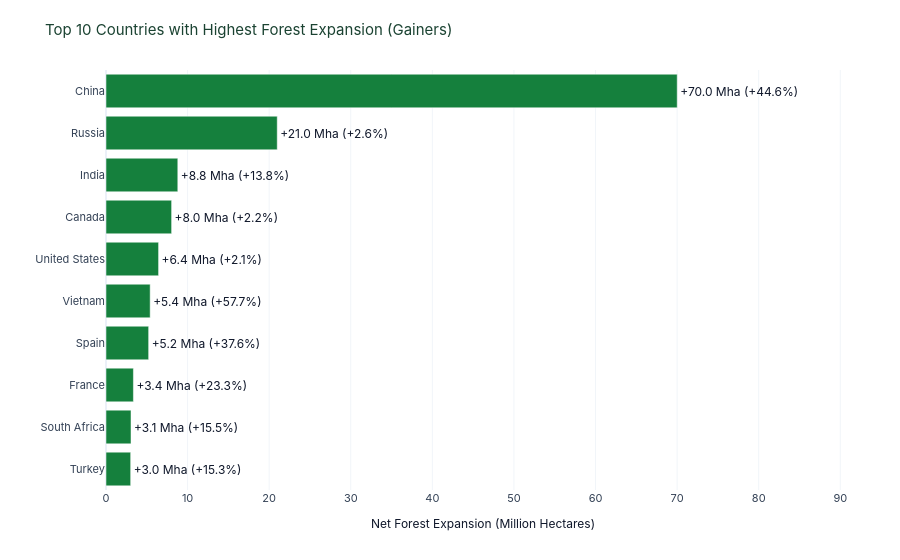

The code cell stored with this chart in its notebook:
### Markdown cell above
### 1. Forest Recovery: Top 10 Net Forest Gaining Countries (1990–2025)
Which countries have added the largest areas of forest through afforestation, reforestation, and natural forest regeneration?

### Code cell
fig_top_gain = create_top_countries_bar(df_hotspots, top_n=10, ascending=False)
fig_top_gain.show()

### Figure 1 — Plotly figure (JSON) as saved in the notebook; plotly's stock layout.template omitted (floating-point values rounded to 4 significant figures)
{"data": [{"customdata": [["Asia", "Logging"], ["Africa", "Logging"], ["Europe", "Logging"], ["Europe", "Logging"], ["Asia", "Logging"], ["North America", "Logging"], ["North America", "Wildfire"], ["Asia", "Shifting cultivation"], ["Europe", "Wildfire"], ["Asia", "Logging"]], "hovertemplate": "<b>%{y}</b> (%{customdata[0]})<br>Net Change: %{x:+.2f} Mha<br>Primary Driver: %{customdata[1]}<extra></extra>", "marker": {"color": ["#15803d", "#15803d", "#15803d", "#15803d", "#15803d", "#15803d", "#15803d", "#15803d", "#15803d", "#15803d"]}, "orientation": "h", "text": ["+3.0 Mha (+15.3%)", "+3.1 Mha (+15.5%)", "+3.4 Mha (+23.3%)", "+5.2 Mha (+37.6%)", "+5.4 Mha (+57.7%)", "+6.4 Mha (+2.1%)", "+8.0 Mha (+2.2%)", "+8.8 Mha (+13.8%)", "+21.0 Mha (+2.6%)", "+70.0 Mha (+44.6%)"], "textposition": "outside", "type": "bar", "x": [3.022, 3.065, 3.359, 5.228, 5.414, 6.445, 8.042, 8.801, 20.99, 70.01], "y": ["Turkey", "South Africa", "France", "Spain", "Vietnam", "United States", "Canada", "India", "Russia", "China"]}], "layout": {"font": {"color": "#0f172a", "family": "Inter, Segoe UI, Arial, sans-serif", "size": 12}, "hoverlabel": {"bgcolor": "#0f172a", "bordercolor": "#1b4332", "font": {"color": "#ffffff", "family": "Inter, Segoe UI, sans-serif", "size": 13}}, "legend": {"bgcolor": "rgba(255,255,255,0)", "font": {"color": "#0f172a", "size": 12}, "orientation": "h", "x": 0.5, "xanchor": "center", "y": -0.18, "yanchor": "top"}, "margin": {"b": 70, "l": 55, "r": 40, "t": 70}, "paper_bgcolor": "#ffffff", "plot_bgcolor": "#ffffff", "title": {"font": {"color": "#1b4332", "size": 15}, "text": "Top 10 Countries with Highest Forest Expansion (Gainers)"}, "xaxis": {"gridcolor": "#f1f5f9", "range": [0, 92.42], "showgrid": true, "tickfont": {"color": "#334155", "size": 11}, "title": {"font": {"color": "#0f172a", "size": 12}, "text": "Net Forest Expansion (Million Hectares)"}}, "yaxis": {"tickfont": {"color": "#334155", "size": 11}, "title": {"font": {"color": "#0f172a", "size": 12}, "text": ""}}}}
